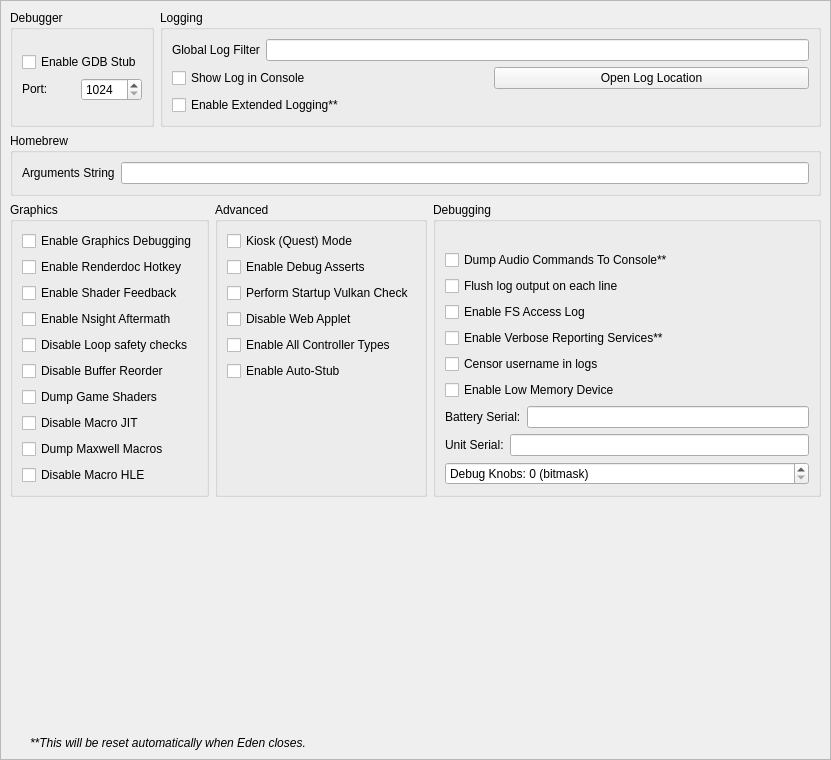
<?xml version="1.0" encoding="UTF-8"?>
<ui version="4.0">
 <class>ConfigureDebug</class>
 <widget class="QScrollArea" name="ConfigureDebug">
  <property name="geometry">
   <rect>
    <x>0</x>
    <y>0</y>
    <width>831</width>
    <height>760</height>
   </rect>
  </property>
  <property name="widgetResizable">
   <bool>true</bool>
  </property>
  <widget class="QWidget" name="widget">
   <property name="geometry">
    <rect>
     <x>0</x>
     <y>0</y>
     <width>829</width>
     <height>758</height>
    </rect>
   </property>
   <layout class="QVBoxLayout" name="verticalLayout_1">
    <item>
     <layout class="QHBoxLayout" name="horizontalLayout">
      <property name="topMargin">
       <number>0</number>
      </property>
      <item>
       <widget class="QGroupBox" name="groupBox">
        <property name="sizePolicy">
         <sizepolicy hsizetype="Preferred" vsizetype="Preferred">
          <horstretch>0</horstretch>
          <verstretch>0</verstretch>
         </sizepolicy>
        </property>
        <property name="title">
         <string>Debugger</string>
        </property>
        <property name="alignment">
         <set>Qt::AlignmentFlag::AlignLeading|Qt::AlignmentFlag::AlignLeft|Qt::AlignmentFlag::AlignTop</set>
        </property>
        <property name="flat">
         <bool>false</bool>
        </property>
        <property name="checkable">
         <bool>false</bool>
        </property>
        <layout class="QVBoxLayout" name="verticalLayout_3">
         <item>
          <widget class="QWidget" name="debug_widget" native="true">
           <property name="sizePolicy">
            <sizepolicy hsizetype="Preferred" vsizetype="Maximum">
             <horstretch>0</horstretch>
             <verstretch>0</verstretch>
            </sizepolicy>
           </property>
           <layout class="QVBoxLayout" name="verticalLayout">
            <property name="sizeConstraint">
             <enum>QLayout::SizeConstraint::SetDefaultConstraint</enum>
            </property>
            <property name="leftMargin">
             <number>0</number>
            </property>
            <property name="topMargin">
             <number>0</number>
            </property>
            <property name="rightMargin">
             <number>0</number>
            </property>
            <property name="bottomMargin">
             <number>0</number>
            </property>
            <item>
             <widget class="QCheckBox" name="toggle_gdbstub">
              <property name="sizePolicy">
               <sizepolicy hsizetype="Maximum" vsizetype="Maximum">
                <horstretch>0</horstretch>
                <verstretch>0</verstretch>
               </sizepolicy>
              </property>
              <property name="text">
               <string>Enable GDB Stub</string>
              </property>
             </widget>
            </item>
            <item>
             <widget class="QWidget" name="horizontalWidget_3" native="true">
              <property name="sizePolicy">
               <sizepolicy hsizetype="Preferred" vsizetype="Maximum">
                <horstretch>0</horstretch>
                <verstretch>0</verstretch>
               </sizepolicy>
              </property>
              <layout class="QHBoxLayout" name="horizontalLayout_3">
               <property name="leftMargin">
                <number>0</number>
               </property>
               <property name="topMargin">
                <number>0</number>
               </property>
               <property name="rightMargin">
                <number>0</number>
               </property>
               <property name="bottomMargin">
                <number>0</number>
               </property>
               <item>
                <widget class="QLabel" name="label_11">
                 <property name="sizePolicy">
                  <sizepolicy hsizetype="Minimum" vsizetype="Maximum">
                   <horstretch>0</horstretch>
                   <verstretch>0</verstretch>
                  </sizepolicy>
                 </property>
                 <property name="text">
                  <string>Port:</string>
                 </property>
                </widget>
               </item>
               <item>
                <widget class="QSpinBox" name="gdbport_spinbox">
                 <property name="sizePolicy">
                  <sizepolicy hsizetype="Preferred" vsizetype="Maximum">
                   <horstretch>0</horstretch>
                   <verstretch>0</verstretch>
                  </sizepolicy>
                 </property>
                 <property name="minimum">
                  <number>1024</number>
                 </property>
                 <property name="maximum">
                  <number>65535</number>
                 </property>
                </widget>
               </item>
              </layout>
             </widget>
            </item>
           </layout>
          </widget>
         </item>
        </layout>
       </widget>
      </item>
      <item>
       <widget class="QGroupBox" name="groupBox_2">
        <property name="sizePolicy">
         <sizepolicy hsizetype="Expanding" vsizetype="Preferred">
          <horstretch>0</horstretch>
          <verstretch>0</verstretch>
         </sizepolicy>
        </property>
        <property name="title">
         <string>Logging</string>
        </property>
        <layout class="QGridLayout" name="gridLayout_1">
         <item row="0" column="0" colspan="2">
          <widget class="QWidget" name="logging_widget" native="true">
           <property name="sizePolicy">
            <sizepolicy hsizetype="Preferred" vsizetype="Maximum">
             <horstretch>0</horstretch>
             <verstretch>0</verstretch>
            </sizepolicy>
           </property>
           <layout class="QHBoxLayout" name="horizontalLayout_1">
            <property name="leftMargin">
             <number>0</number>
            </property>
            <property name="topMargin">
             <number>0</number>
            </property>
            <property name="rightMargin">
             <number>0</number>
            </property>
            <property name="bottomMargin">
             <number>0</number>
            </property>
            <item>
             <widget class="QLabel" name="label_1">
              <property name="sizePolicy">
               <sizepolicy hsizetype="Preferred" vsizetype="Preferred">
                <horstretch>0</horstretch>
                <verstretch>0</verstretch>
               </sizepolicy>
              </property>
              <property name="text">
               <string>Global Log Filter</string>
              </property>
             </widget>
            </item>
            <item>
             <widget class="QLineEdit" name="log_filter_edit"/>
            </item>
           </layout>
          </widget>
         </item>
         <item row="2" column="0">
          <widget class="QCheckBox" name="extended_logging">
           <property name="enabled">
            <bool>true</bool>
           </property>
           <property name="toolTip">
            <string>When checked, the max size of the log increases from 100 MB to 1 GB</string>
           </property>
           <property name="text">
            <string>Enable Extended Logging**</string>
           </property>
          </widget>
         </item>
         <item row="1" column="0">
          <widget class="QCheckBox" name="toggle_console">
           <property name="text">
            <string>Show Log in Console</string>
           </property>
          </widget>
         </item>
         <item row="1" column="1">
          <widget class="QPushButton" name="open_log_button">
           <property name="text">
            <string>Open Log Location</string>
           </property>
          </widget>
         </item>
        </layout>
       </widget>
      </item>
     </layout>
    </item>
    <item>
     <widget class="QGroupBox" name="groupBox_3">
      <property name="title">
       <string>Homebrew</string>
      </property>
      <layout class="QVBoxLayout" name="verticalLayout_5">
       <item>
        <layout class="QHBoxLayout" name="horizontalLayout_4">
         <item>
          <widget class="QLabel" name="label_3">
           <property name="text">
            <string>Arguments String</string>
           </property>
          </widget>
         </item>
         <item>
          <widget class="QLineEdit" name="homebrew_args_edit"/>
         </item>
        </layout>
       </item>
      </layout>
     </widget>
    </item>
    <item>
     <layout class="QHBoxLayout" name="horizontalLayout_2">
      <item>
       <widget class="QGroupBox" name="groupBox_4">
        <property name="title">
         <string>Graphics</string>
        </property>
        <layout class="QGridLayout" name="gridLayout_2">
         <item row="4" column="0">
          <widget class="QCheckBox" name="disable_loop_safety_checks">
           <property name="toolTip">
            <string>When checked, it executes shaders without loop logic changes</string>
           </property>
           <property name="text">
            <string>Disable Loop safety checks</string>
           </property>
          </widget>
         </item>
         <item row="8" column="0">
          <widget class="QCheckBox" name="dump_macros">
           <property name="enabled">
            <bool>true</bool>
           </property>
           <property name="toolTip">
            <string>When checked, it will dump all the macro programs of the GPU</string>
           </property>
           <property name="text">
            <string>Dump Maxwell Macros</string>
           </property>
          </widget>
         </item>
         <item row="3" column="0">
          <widget class="QCheckBox" name="enable_nsight_aftermath">
           <property name="toolTip">
            <string>When checked, it enables Nsight Aftermath crash dumps</string>
           </property>
           <property name="text">
            <string>Enable Nsight Aftermath</string>
           </property>
          </widget>
         </item>
         <item row="6" column="0">
          <widget class="QCheckBox" name="dump_shaders">
           <property name="enabled">
            <bool>true</bool>
           </property>
           <property name="toolTip">
            <string>When checked, it will dump all the original assembler shaders from the disk shader cache or game as found</string>
           </property>
           <property name="text">
            <string>Dump Game Shaders</string>
           </property>
          </widget>
         </item>
         <item row="1" column="0">
          <widget class="QCheckBox" name="enable_renderdoc_hotkey">
           <property name="text">
            <string>Enable Renderdoc Hotkey</string>
           </property>
          </widget>
         </item>
         <item row="7" column="0">
          <widget class="QCheckBox" name="disable_macro_jit">
           <property name="enabled">
            <bool>true</bool>
           </property>
           <property name="toolTip">
            <string>When checked, it disables the macro Just In Time compiler. Enabling this makes games run slower</string>
           </property>
           <property name="text">
            <string>Disable Macro JIT</string>
           </property>
          </widget>
         </item>
         <item row="9" column="0">
          <widget class="QCheckBox" name="disable_macro_hle">
           <property name="enabled">
            <bool>true</bool>
           </property>
           <property name="toolTip">
            <string>When checked, it disables the macro HLE functions. Enabling this makes games run slower</string>
           </property>
           <property name="text">
            <string>Disable Macro HLE</string>
           </property>
          </widget>
         </item>
         <item row="0" column="0">
          <widget class="QCheckBox" name="enable_graphics_debugging">
           <property name="enabled">
            <bool>true</bool>
           </property>
           <property name="toolTip">
            <string>When checked, the graphics API enters a slower debugging mode</string>
           </property>
           <property name="text">
            <string>Enable Graphics Debugging</string>
           </property>
          </widget>
         </item>
         <item row="10" column="0">
          <spacer name="verticalSpacer_5">
           <property name="orientation">
            <enum>Qt::Orientation::Vertical</enum>
           </property>
           <property name="sizeType">
            <enum>QSizePolicy::Policy::Preferred</enum>
           </property>
           <property name="sizeHint" stdset="0">
            <size>
             <width>20</width>
             <height>0</height>
            </size>
           </property>
          </spacer>
         </item>
         <item row="2" column="0">
          <widget class="QCheckBox" name="enable_shader_feedback">
           <property name="toolTip">
            <string>When checked, yuzu will log statistics about the compiled pipeline cache</string>
           </property>
           <property name="text">
            <string>Enable Shader Feedback</string>
           </property>
          </widget>
         </item>
         <item row="5" column="0">
          <widget class="QCheckBox" name="disable_buffer_reorder">
           <property name="toolTip">
            <string>&lt;html&gt;&lt;head/&gt;&lt;body&gt;&lt;p&gt;When checked, disables reordering of mapped memory uploads which allows to associate uploads with specific draws. May reduce performance in some cases.&lt;/p&gt;&lt;/body&gt;&lt;/html&gt;</string>
           </property>
           <property name="text">
            <string>Disable Buffer Reorder</string>
           </property>
          </widget>
         </item>
        </layout>
       </widget>
      </item>
      <item>
       <widget class="QGroupBox" name="groupBox_6">
        <property name="title">
         <string>Advanced</string>
        </property>
        <layout class="QGridLayout" name="gridLayout_4">
         <item row="3" column="0">
          <widget class="QCheckBox" name="perform_vulkan_check">
           <property name="toolTip">
            <string>Enables yuzu to check for a working Vulkan environment when the program starts up. Disable this if this is causing issues with external programs seeing yuzu.</string>
           </property>
           <property name="text">
            <string>Perform Startup Vulkan Check</string>
           </property>
          </widget>
         </item>
         <item row="4" column="0">
          <widget class="QCheckBox" name="disable_web_applet">
           <property name="text">
            <string>Disable Web Applet</string>
           </property>
          </widget>
         </item>
         <item row="5" column="0">
          <widget class="QCheckBox" name="enable_all_controllers">
           <property name="text">
            <string>Enable All Controller Types</string>
           </property>
          </widget>
         </item>
         <item row="6" column="0">
          <widget class="QCheckBox" name="use_auto_stub">
           <property name="text">
            <string>Enable Auto-Stub</string>
           </property>
          </widget>
         </item>
         <item row="0" column="0">
          <widget class="QCheckBox" name="quest_flag">
           <property name="text">
            <string>Kiosk (Quest) Mode</string>
           </property>
          </widget>
         </item>
         <item row="2" column="0">
          <widget class="QCheckBox" name="use_debug_asserts">
           <property name="text">
            <string>Enable Debug Asserts</string>
           </property>
          </widget>
         </item>
         <item row="7" column="0">
          <spacer name="verticalSpacer_4">
           <property name="orientation">
            <enum>Qt::Orientation::Vertical</enum>
           </property>
           <property name="sizeType">
            <enum>QSizePolicy::Policy::Expanding</enum>
           </property>
           <property name="sizeHint" stdset="0">
            <size>
             <width>20</width>
             <height>0</height>
            </size>
           </property>
          </spacer>
         </item>
        </layout>
       </widget>
      </item>
      <item>
       <widget class="QGroupBox" name="groupBox_5">
        <property name="title">
         <string>Debugging</string>
        </property>
        <layout class="QGridLayout" name="gridLayout_3">
         <item row="2" column="0">
          <widget class="QCheckBox" name="flush_line">
           <property name="text">
            <string>Flush log output on each line</string>
           </property>
          </widget>
         </item>
         <item row="1" column="0">
          <widget class="QCheckBox" name="dump_audio_commands">
           <property name="toolTip">
            <string>Enable this to output the latest generated audio command list to the console. Only affects games using the audio renderer.</string>
           </property>
           <property name="text">
            <string>Dump Audio Commands To Console**</string>
           </property>
          </widget>
         </item>
         <item row="0" column="0">
          <spacer name="verticalSpacer_3">
           <property name="orientation">
            <enum>Qt::Orientation::Vertical</enum>
           </property>
           <property name="sizeType">
            <enum>QSizePolicy::Policy::Expanding</enum>
           </property>
           <property name="sizeHint" stdset="0">
            <size>
             <width>20</width>
             <height>0</height>
            </size>
           </property>
          </spacer>
         </item>
         <item row="9" column="0">
          <widget class="QSpinBox" name="debug_knobs_spinbox">
           <property name="toolTip">
            <string>Bitmask for quick development toggles</string>
           </property>
           <property name="statusTip">
            <string>Set debug knobs (bitmask)</string>
           </property>
           <property name="whatsThis">
            <string>16-bit debug knob set for quick development toggles</string>
           </property>
           <property name="suffix">
            <string> (bitmask)</string>
           </property>
           <property name="prefix">
            <string>Debug Knobs: </string>
           </property>
           <property name="minimum">
            <number>0</number>
           </property>
           <property name="maximum">
            <number>65535</number>
           </property>
          </widget>
         </item>
         <item row="3" column="0">
          <widget class="QCheckBox" name="fs_access_log">
           <property name="text">
            <string>Enable FS Access Log</string>
           </property>
          </widget>
         </item>
         <item row="7" column="0">
          <widget class="QWidget" name="serial_battery_widget" native="true">
           <property name="sizePolicy">
            <sizepolicy hsizetype="Preferred" vsizetype="Maximum">
             <horstretch>0</horstretch>
             <verstretch>0</verstretch>
            </sizepolicy>
           </property>
           <layout class="QHBoxLayout" name="horizontalLayout_11">
            <property name="leftMargin">
             <number>0</number>
            </property>
            <property name="topMargin">
             <number>0</number>
            </property>
            <property name="rightMargin">
             <number>0</number>
            </property>
            <property name="bottomMargin">
             <number>0</number>
            </property>
            <item>
             <widget class="QLabel" name="label_12">
              <property name="sizePolicy">
               <sizepolicy hsizetype="Preferred" vsizetype="Preferred">
                <horstretch>0</horstretch>
                <verstretch>0</verstretch>
               </sizepolicy>
              </property>
              <property name="text">
               <string>Battery Serial:</string>
              </property>
             </widget>
            </item>
            <item>
             <widget class="QLineEdit" name="serial_battery_edit"/>
            </item>
           </layout>
          </widget>
         </item>
         <item row="4" column="0">
          <widget class="QCheckBox" name="reporting_services">
           <property name="text">
            <string>Enable Verbose Reporting Services**</string>
           </property>
          </widget>
         </item>
         <item row="8" column="0">
          <widget class="QWidget" name="serial_board_widget" native="true">
           <property name="sizePolicy">
            <sizepolicy hsizetype="Preferred" vsizetype="Maximum">
             <horstretch>0</horstretch>
             <verstretch>0</verstretch>
            </sizepolicy>
           </property>
           <layout class="QHBoxLayout" name="horizontalLayout_12">
            <property name="leftMargin">
             <number>0</number>
            </property>
            <property name="topMargin">
             <number>0</number>
            </property>
            <property name="rightMargin">
             <number>0</number>
            </property>
            <property name="bottomMargin">
             <number>0</number>
            </property>
            <item>
             <widget class="QLabel" name="label_13">
              <property name="sizePolicy">
               <sizepolicy hsizetype="Preferred" vsizetype="Preferred">
                <horstretch>0</horstretch>
                <verstretch>0</verstretch>
               </sizepolicy>
              </property>
              <property name="text">
               <string>Unit Serial:</string>
              </property>
             </widget>
            </item>
            <item>
             <widget class="QLineEdit" name="serial_board_edit"/>
            </item>
           </layout>
          </widget>
         </item>
         <item row="5" column="0">
          <widget class="QCheckBox" name="censor_username">
           <property name="text">
            <string>Censor username in logs</string>
           </property>
          </widget>
         </item>
         <item row="6" column="0">
          <widget class="QCheckBox" name="enable_low_memory">
           <property name="toolTip">
            <string>When checked, emulates a device with limited memory. Current use case is to ignore 256mb or larger sparse textures using BC1 format</string>
           </property>
           <property name="text">
            <string>Enable Low Memory Device</string>
           </property>
          </widget>
         </item>
        </layout>
       </widget>
      </item>
     </layout>
    </item>
    <item>
     <spacer name="verticalSpacer">
      <property name="orientation">
       <enum>Qt::Orientation::Vertical</enum>
      </property>
      <property name="sizeHint" stdset="0">
       <size>
        <width>20</width>
        <height>0</height>
       </size>
      </property>
     </spacer>
    </item>
    <item>
     <widget class="QLabel" name="label_5">
      <property name="sizePolicy">
       <sizepolicy hsizetype="Expanding" vsizetype="Preferred">
        <horstretch>0</horstretch>
        <verstretch>0</verstretch>
       </sizepolicy>
      </property>
      <property name="font">
       <font>
        <italic>true</italic>
       </font>
      </property>
      <property name="text">
       <string>**This will be reset automatically when Eden closes.</string>
      </property>
      <property name="indent">
       <number>20</number>
      </property>
     </widget>
    </item>
   </layout>
  </widget>
 </widget>
 <tabstops>
  <tabstop>log_filter_edit</tabstop>
  <tabstop>toggle_console</tabstop>
  <tabstop>extended_logging</tabstop>
  <tabstop>open_log_button</tabstop>
  <tabstop>homebrew_args_edit</tabstop>
  <tabstop>enable_graphics_debugging</tabstop>
  <tabstop>enable_shader_feedback</tabstop>
  <tabstop>enable_nsight_aftermath</tabstop>
  <tabstop>fs_access_log</tabstop>
  <tabstop>reporting_services</tabstop>
  <tabstop>quest_flag</tabstop>
  <tabstop>use_debug_asserts</tabstop>
 </tabstops>
 <resources/>
 <connections/>
</ui>
